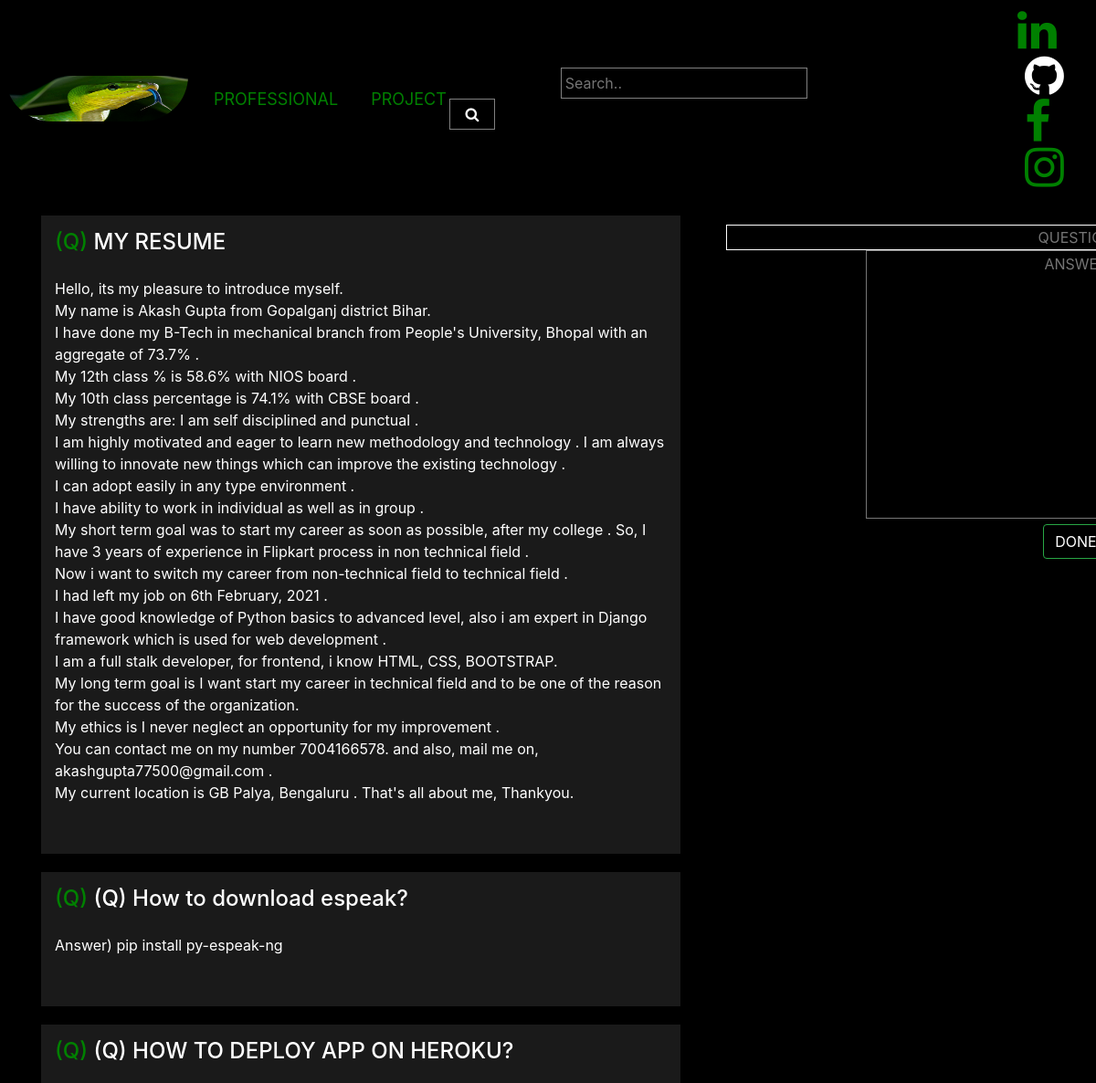
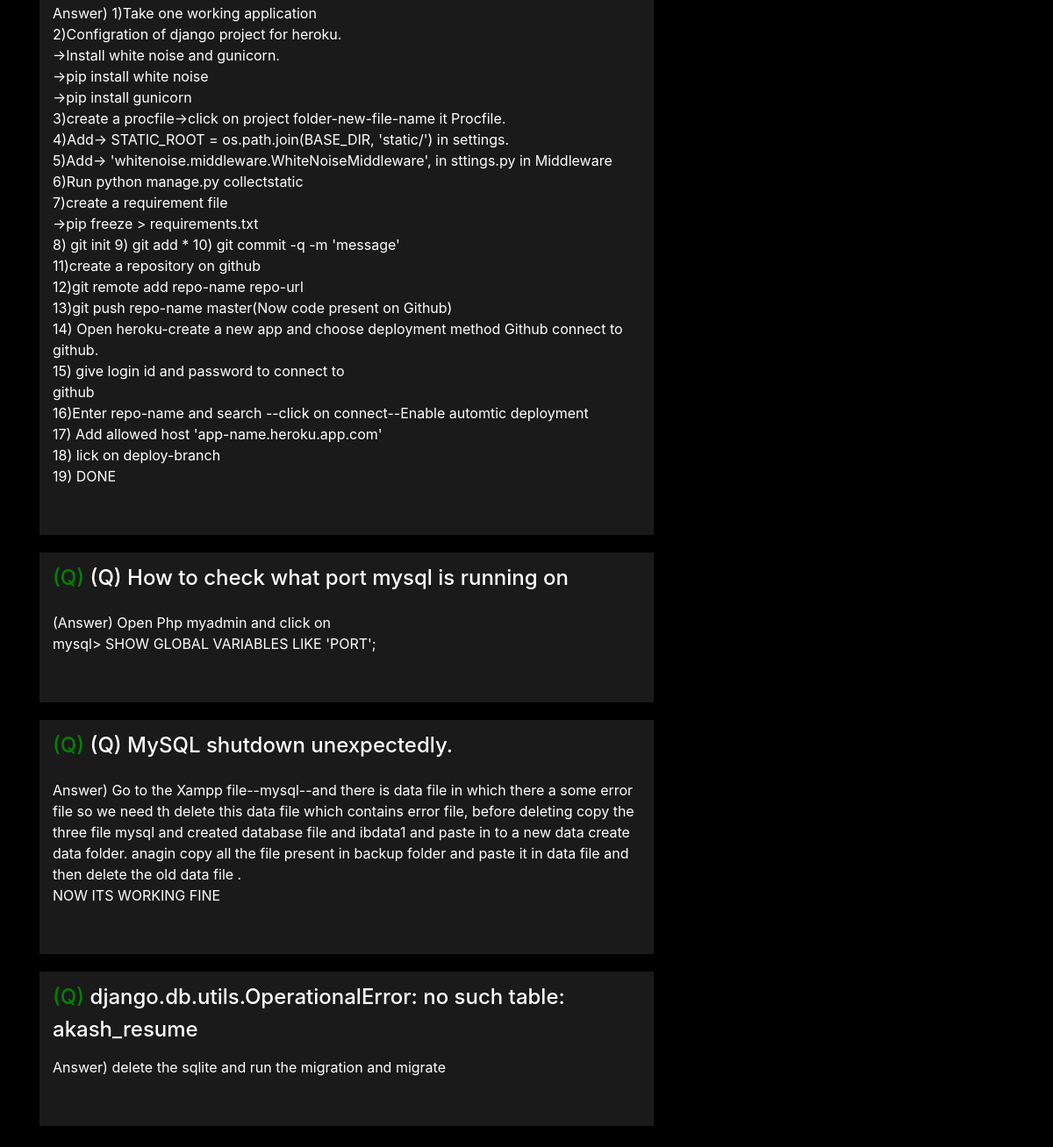
The app's page /study with its own data (2 pictures, top to bottom).
### akash/models.py (models this page shows, shortened)
class Studymaterial(models.Model):
    title = models.CharField(max_length=1500,null=True)
    content = models.CharField(max_length=1500,null=True)

### akash/views.py (the view, shortened to what this page needs)
# urls.py: path('study', views.study, name='study'),
def study(request):
     error=""
     material= Studymaterial.objects.all()
     d={'error': error,'material': material,}
     return render(request,'study.html',d)

### akash/templates/study.html (shortened to what this page needs)
<!DOCTYPE html>
<html lang="en">
<head>
</head>
  <link rel="stylesheet" href="https://maxcdn.bootstrapcdn.com/bootstrap/4.5.2/css/bootstrap.min.css">
<link rel="stylesheet" href="https://cdnjs.cloudflare.com/ajax/libs/font-awesome/4.7.0/css/font-awesome.min.css">
</head>
<nav class="navbar navbar-expand-sm bg-black sticky-top ">
    <a href="{% url 'homepage' %}"><img src="static/images/snake.jpg" style="margin-left:-10px; width:200px;height:50px;border-radius:0px 0px 90px 90px"></a>
    <ul class="navbar-nav">
     <li class="nav-item" style="margin-left:20px;font-size:18px">
         <a class="nav-link active" href="{% url 'professional' %}" style="color:green">PROFESSIONAL</a>
    </li>
     <li class="nav-item" style="margin-left:20px;font-size:18px">
        <a href="{% url 'project' %}" class="nav-link active"  style="color:green">PROJECT</a>
    </li>
   </ul>
     <form action="/search" method="get" >
      <input type="text" placeholder="Search.." name="search" style="padding:1%;border: 1px solid grey;font-size:px;margin-left:117px;margin-top:0px;width:270px; border-radius:0px 0px 0px 0px;background-color:black;color:white">
      <button type="submit" style="padding:1%; width:50px;border:1px solid grey;margin-left:-5px;background-color:black;color:white;font-size:px;"><i class="fa fa-search"style="margin-bottom:3px" ></i></button>
    </form>
<ul class="navbar-nav" style="margin-left:230px">
        <div >
            <span>
                <span >
                    <i> <a href="https://www.linkedin.com/in/akash-kumar-62583115a/"class="fa fa-linkedin " style="color: green;font-size:50px"></a></i>
                    <i><a href="https://github.com/akashgupta77500"class="fa fa-github pl-2"style="color: white;font-size:50px"></a></i>
                    <i> <a href="https://www.facebook.com/profile.php?id=100004607498487"class="fa fa-facebook pl-2" style="color: green;font-size:50px"></a></i>
                    <i> <a href="https://www.instagram.com/akash77500/"class="fa fa-instagram pl-2" style="color: green;font-size:50px"></a></i>
              </span>
            </span>
        </div>
</ul>
</nav>
<body style="background-color:black;color:white">
<div class="row-sm-7"style="margin-top:5px">
<div class="row" style="position:fixed; margin-left:780px;margin-top:10px">
 <form  method="post">
     <div class="col-sm-4" style="text-align: center">
     <input  type="text" name="question"  placeholder="QUESTION" size="70" required style="text-align: center;;background-color:black;color:white;border: 1px solid white">
     </div>
     <div class="col-sm" style="text-align: center;">
     <textarea type="text"   name="answer"  placeholder="ANSWER" rows="12"  required style="text-align: center;background-color:black;color:white; width:460px" ></textarea>
      </div>
     <div class="col-sm" style="text-align: center">
     <button type="submit"   class="btn btn-success"  style="background-color: black;color:white;">DONE</button>
     </div>
 </form>
 </div>
   <div class="col-sm-7">
  {% for m in material%}
  <div class="container" style="width:700px;background-color:rgb(255,255,255,0.1);margin-left: 30px;margin-top: 20px;box-shadow: 0px 0px; height:auto;padding: 15px;">
      <h4 ><label style="color:green">(Q)</label> {{ m.title}}</h4>
         <p>{{ m.content|linebreaks}} </p>
      <a href="{% url 'delete' m.id %}"  class="fa fa-trash-o"  onclick="return confirm('Are you sure? You want to delete this Article!')" style="margin-left:0px;color:rgb(255,255,255,0.0)"></a>
   </div>
  {% endfor%}
   </div>
</div>
</body>
</html>

### records on screen
Studymaterial: title "MY RESUME", content "Hello, its my pleasure to introduce myself. My name is Akash Gupta from Gopalganj district Bihar. I have done my B-Tech in mechanical branch from People's University, Bhopal with an aggregate of 73.7% . My 12th class % is 58.6% with NIOS board . My 10th class percentage is 74.1% with CBSE board . My strengths are: I am self disciplined and punctual . I am highly motivated and eager to learn new methodology and technology . I am always willing to innovate new things which can improve the existing technology . I can adopt easily in any type environment . I have ability to work in individual as well as in group . My short term goal was to start my career as soon as possible, after my college .…"
Studymaterial: title "(Q) How to download espeak?", content "Answer) pip install py-espeak-ng"
Studymaterial: title "(Q) HOW TO DEPLOY APP ON HEROKU?", content "Answer) 1)Take one working application 2)Configration of django project for heroku. ->Install white noise and gunicorn. ->pip install white noise ->pip install gunicorn 3)create a procfile->click on project folder-new-file-name it Procfile. 4)Add-> STATIC_ROOT = os.path.join(BASE_DIR, 'static/') in settings. 5)Add-> 'whitenoise.middleware.WhiteNoiseMiddleware', in sttings.py in Middleware 6)Run python manage.py collectstatic 7)create a requirement file ->pip freeze > requirements.txt 8) git init 9) git add * 10) git commit -q -m 'message' 11)create a repository on github 12)git remote add repo-name repo-url 13)git push repo-name master(Now code present on Github) 14) Open heroku-create a…"
Studymaterial: title "(Q) How to check what port mysql is running on", content "(Answer) Open Php myadmin and click on mysql> SHOW GLOBAL VARIABLES LIKE 'PORT';"
Studymaterial: title "(Q) MySQL shutdown unexpectedly.", content "Answer) Go to the Xampp file--mysql--and there is data file in which there a some error file so we need th delete this data file which contains error file, before deleting copy the three file mysql and created database file and ibdata1 and paste in to a new data create data folder. anagin copy all the file present in backup folder and paste it in data file and then delete the old data file . NOW ITS WORKING FINE"
Studymaterial: title "django.db.utils.OperationalError: no such table: akash_resume", content "Answer) delete the sqlite and run the migration and migrate"
